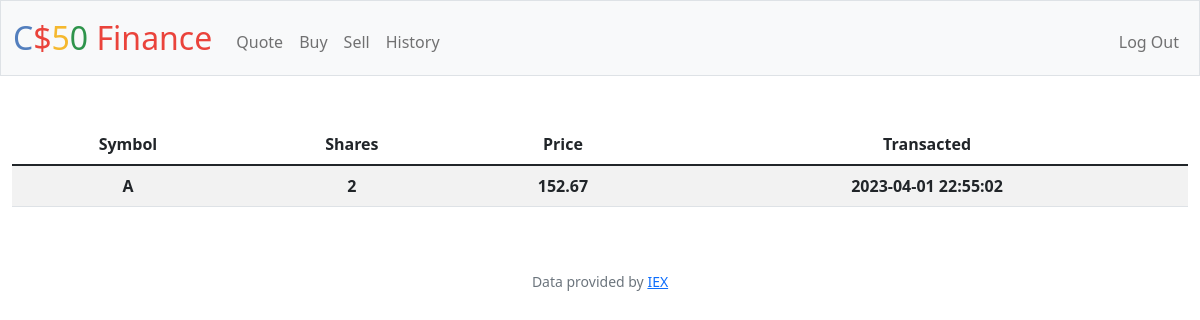
The app's page /history (signed in) with its own data.
### tables this page shows
CREATE TABLE history(
    user_id int(10),
    symbol char(10),
    shares int(20),
    transacted datetime, 'price' INTEGER,
    FOREIGN KEY (user_id) REFERENCES users(id));

### app.py (the view)
@app.route("/history")
@login_required
def history():
    data = db.execute(
        "SELECT symbol, shares, transacted, price from history where user_id = ?", session["user_id"])
    return render_template("history.html", data=data)

### app.py (called while the page is built)
@app.after_request
def after_request(response):
    response.headers["Cache-Control"] = "no-cache, no-store, must-revalidate"
    response.headers["Expires"] = 0
    response.headers["Pragma"] = "no-cache"
    return response

### helpers.py (called while the page is built)
def login_required(f):
    @wraps(f)
    def decorated_function(*args, **kwargs):
        if session.get("user_id") is None:
            return redirect("/login")
        return f(*args, **kwargs)
    return decorated_function

### templates/history.html (shortened to what this page needs)
{% extends "layout.html" %}
{% block main %}
    <table class = "w-100 table table-striped">
        <thead>
            <tr>
                <th>Symbol</th>
                <th>Shares</th>
                <th>Price</th>
                <th>Transacted</th>
            </tr>
        </thead>
        <tbody>
            {% for d in data %}
            <tr>
                <th>{{ d["symbol"] }}</th>
                <th>{{ d["shares"] }}</th>
                <th>{{ d["price"] }}</th>
                <th>{{ d["transacted"] }}</th>
            </tr>
            {% endfor %}
        </tbody>
    </table>
{% endblock %}

### records on screen
history: symbol "A", shares "2", price "152.67", transacted "2023-04-01 22:55:02"
